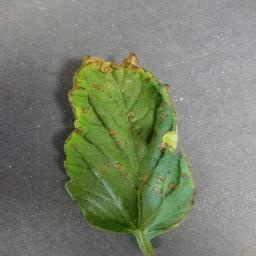
#> input picture Test.jpg, 256 x 256 px
$ python -i Prediction.py   (imports and definitions only)
#> lines starting #> are read from the running program, lines starting #| are printed output that depends on the picture; after the words box and inside, x2 and y2 are one past the last pixel; in counts of white or black regions, pixels touching at a corner belong together
import tensorflow as tf
import numpy as np
import os
import cv2
import time
from matplotlib import pyplot as plt

start = time.time()

# [155 lines not run here, left out]

# Calculate execution time
end = time.time()
dur = end-start
# [9 lines not run here, left out]


def prepocess(file_path):
#> called with file_path = 'Test.jpg'
    global df

    import_file_path = file_path

    image = cv2.imread(import_file_path)
#> image is the input picture: shape (256, 256, 3); mean B, G, R 109.8, 129.6, 122.5
    filename = 'Test.jpg'
    cv2.imwrite(filename, image)
    print("After saving image:")

    gray = cv2.cvtColor(image, cv2.COLOR_BGR2GRAY)
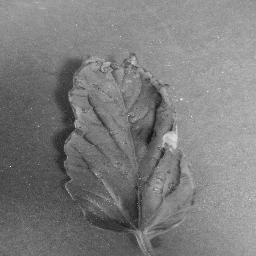
#> gray: shape (256, 256); min 16, max 254, mean 125.2

    cv2.imshow('Original image', image)
    cv2.imshow('Gray image', gray)
    # import_file_path = filedialog.askopenfilename()
    print(import_file_path)
    fnm = os.path.basename(import_file_path)
    print(os.path.basename(import_file_path))

    from PIL import Image, ImageOps

    im = Image.open(import_file_path)
    im_invert = ImageOps.invert(im)
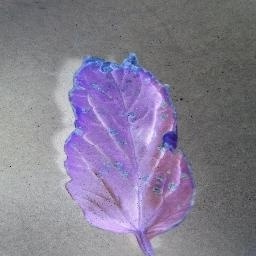
#> im_invert: PIL image 256x256 RGB; mean R, G, B 132.5, 125.4, 145.1
    im_invert.save('lena_invert.jpg', quality=95)
    im = Image.open(import_file_path).convert('RGB')
    im_invert = ImageOps.invert(im)
    im_invert.save('tt.png')
    image2 = cv2.imread('tt.png')
    cv2.imshow("Invert", image2)

    """"-----------------------------------------------"""

    img = image

    gray = cv2.cvtColor(img, cv2.COLOR_BGR2GRAY)
    cv2.imshow('Original image', img)
    cv2.imshow('Gray image', gray)
    dst = cv2.fastNlMeansDenoisingColored(img, None, 10, 10, 7, 21)
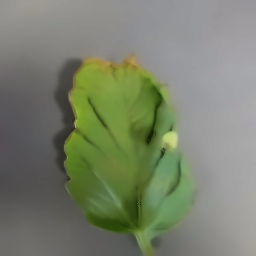
#> dst: shape (256, 256, 3); mean B, G, R 109.4, 129.3, 122.4
    cv2.imshow("Nosie Removal", dst)

    gray = cv2.cvtColor(img, cv2.COLOR_BGR2GRAY)

    # detect corners with the goodFeaturesToTrack function.
    corners = cv2.goodFeaturesToTrack(gray, 27, 0.01, 10)
#> corners = 27 rows, first 8: [10, 166], [181, 99], [171, 130], [165, 143], [109, 66], [131, 64], [75, 128], [155, 189]
    corners = np.int0(corners)

    # we iterate through each corner,
    # making a circle at each point that we think is a corner.
    for i in corners:
        x, y = i.ravel()
        cv2.circle(img, (x, y), 3, 255, -1)
#> this loop made 27 passes
#> (x, y) on passes 1 to 12: (10, 166), (181, 99), (171, 130), (165, 143), (109, 66), (131, 64), (75, 128), (155, 189), (75, 118), (70, 178), (96, 174), (38, 126)
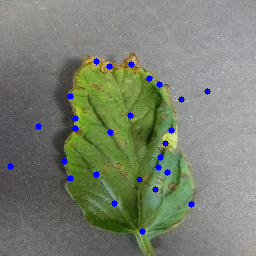
#> img: shape (256, 256, 3); 1.19% of pixels changed, all inside (x1, y1, x2, y2) = (7, 58, 211, 235)

    plt.imshow(img), plt.show()

>>> result = prepocess('Test.jpg')
